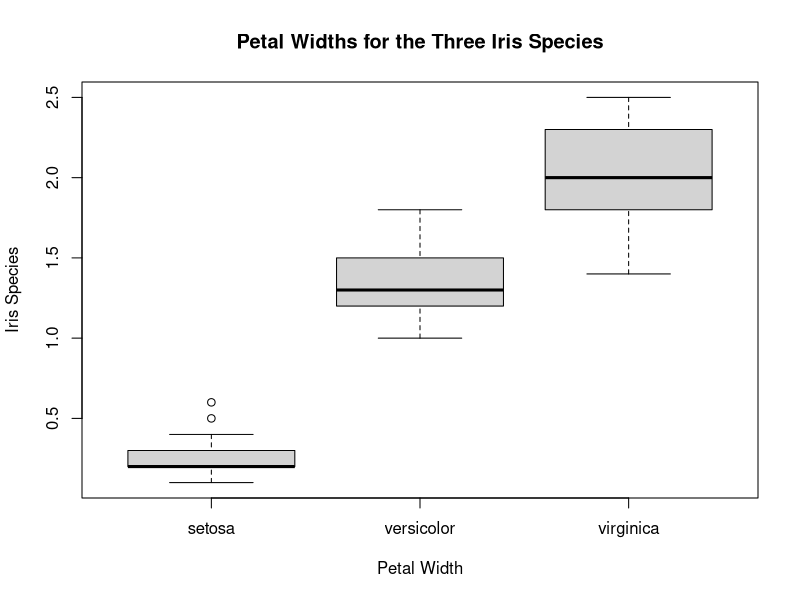
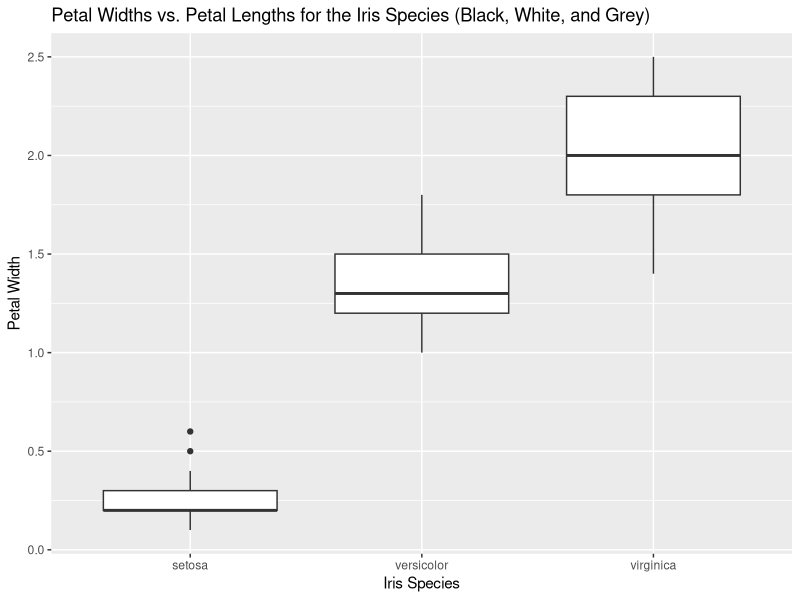
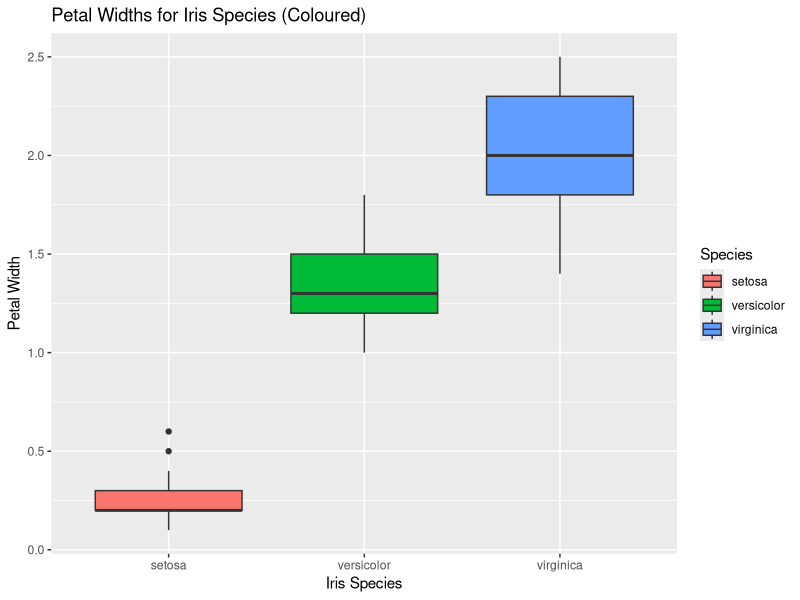
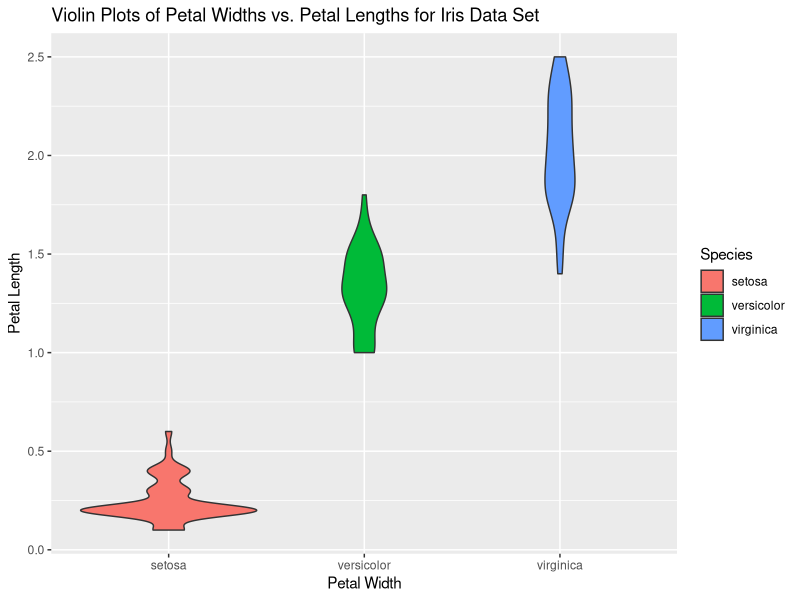
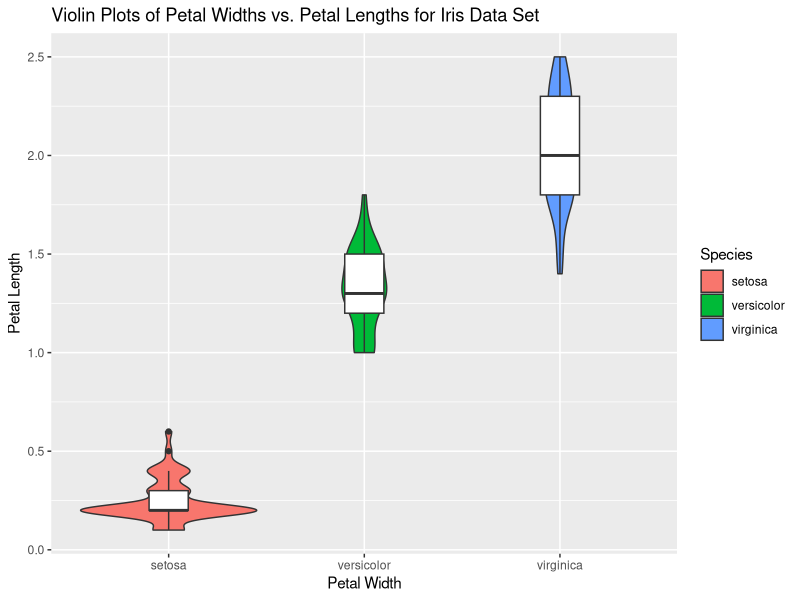
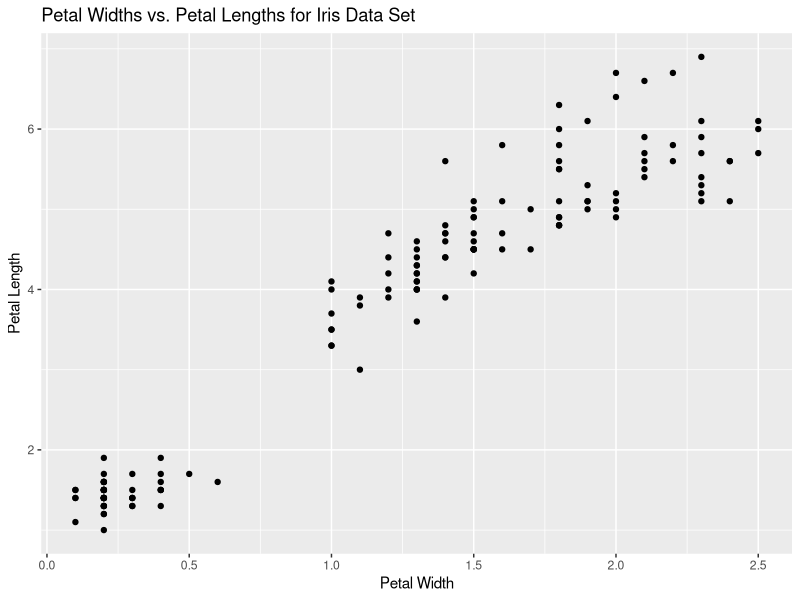
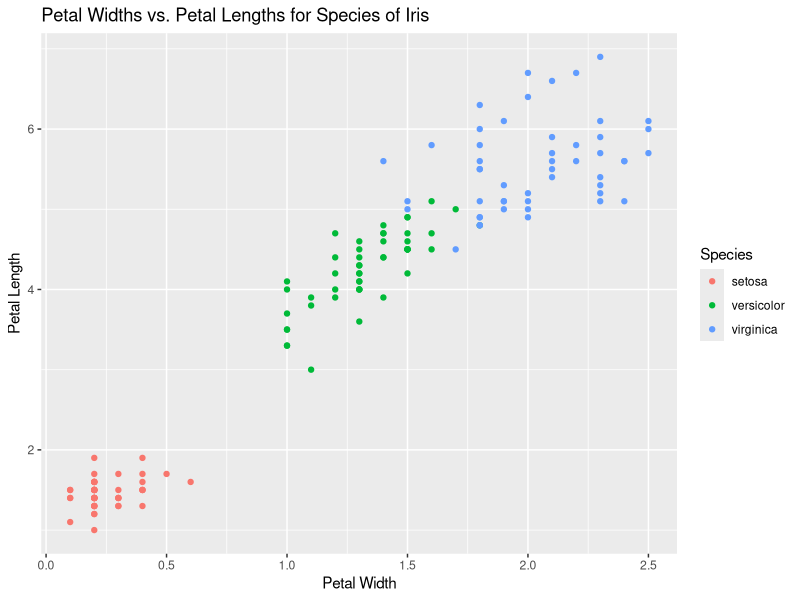
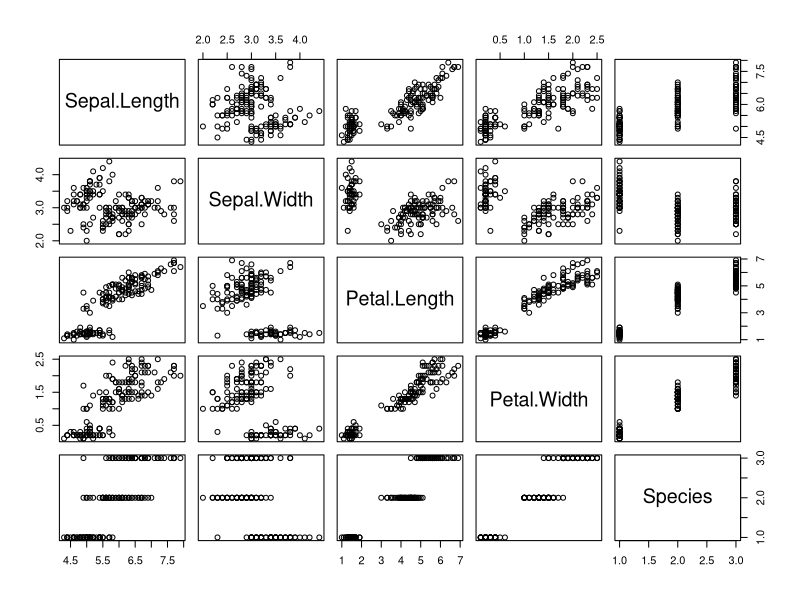

R code for these plots, in order:
## ---- chunk 1
data("iris")
attach(iris) # We can use attach for data we don't have to use $ to access parts of the data. For instance, instead of having to type iris$Petal.Width, we simply type Petal.Width.
## ---- chunk 2
nrow(iris) # 150 total rows of iris data
ncol(iris) # 5 columns of iris data 
## ---- chunk 3
# peek at top of iris data set
head(iris)
## ---- chunk 4
# peek at bottom of iris data set
tail(iris)
## ---- chunk 5
# Summarize the iris data set all together
# This overall summary can be very useful, but there is a lot of data to deal with... So, we will pick out something that we want to know and focus on a more precise summary of the data. 
summary(iris)
## ---- chunk 6
# Below are the summary statistics for setosa
summary(iris[iris$Species == "setosa",])
## ---- chunk 7
# Below are the summary statistics for versicolor
summary(iris[iris$Species == "versicolor",])
## ---- chunk 8
# Below are the summary statistics for virginica
summary(iris[iris$Species == "virginica",])
## ---- chunk 9
# Basic box plots for petal widths for the different iris species with axes labels
boxplot(Petal.Width~Species, xlab ="Petal Width", ylab = "Iris Species", main = "Petal Widths for the Three Iris Species")
## ---- chunk 10
library(ggplot2)

# Notice below how ggplot2 requires a different structre to put labels on the x-axis, y-axis and to give a main title.
ggplot(iris, mapping = aes(x = Species, y = Petal.Width)) + geom_boxplot() + labs(x = "Iris Species", y = "Petal Width") + ggtitle("Petal Widths vs. Petal Lengths for the Iris Species (Black, White, and Grey)")
## ---- chunk 11
library(ggplot2)
ggplot(iris, mapping = aes(x = Species, y = Petal.Width)) + geom_boxplot(aes(fill=Species)) + labs(x = "Iris Species", y = "Petal Width") + ggtitle("Petal Widths for Iris Species (Coloured)")
## ---- chunk 12
# Note that, as before, colour is done by species 
ggplot(iris, aes(x=Species, y=Petal.Width)) + geom_violin(aes(fill=Species)) + labs(x = "Petal Width", y = "Petal Length") + ggtitle("Violin Plots of Petal Widths vs. Petal Lengths for Iris Data Set")
## ---- chunk 13
# Note we only added the geom_boxplot() code. Nothing else changed from above. 
ggplot(iris, aes(x=Species, y=Petal.Width)) + geom_violin(aes(fill=Species)) + geom_boxplot(width=0.2) + labs(x = "Petal Width", y = "Petal Length") + ggtitle("Violin Plots of Petal Widths vs. Petal Lengths for Iris Data Set")
## ---- chunk 14
ggplot(iris, aes(x = Petal.Width, y = Petal.Length)) + geom_point() + labs(x = "Petal Width", y = "Petal Length") + ggtitle("Petal Widths vs. Petal Lengths for Iris Data Set")
## ---- chunk 15
ggplot(iris, aes(x = Petal.Width, y = Petal.Length, color = Species)) + geom_point() + labs(x = "Petal Width", y = "Petal Length") + ggtitle("Petal Widths vs. Petal Lengths for Species of Iris")
## ---- chunk 16
pairs(iris)
## ---- chunk 17
fit <- lm(Petal.Width ~ Petal.Length + Sepal.Length + Sepal.Width)
summary(fit)
